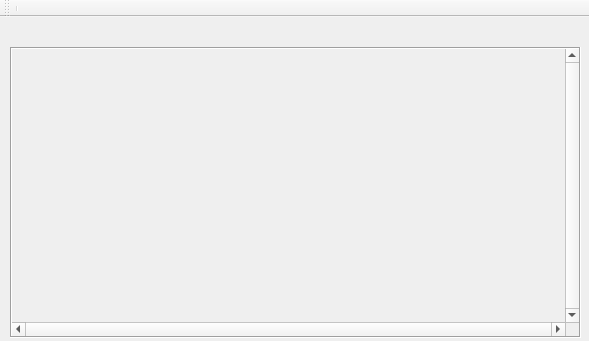
<?xml version="1.0" encoding="UTF-8"?>
<ui version="4.0">
 <class>MainWindow</class>
 <widget class="QMainWindow" name="MainWindow">
  <property name="geometry">
   <rect>
    <x>0</x>
    <y>0</y>
    <width>589</width>
    <height>341</height>
   </rect>
  </property>
  <property name="windowTitle">
   <string>Pic2Net (Linux Ver)</string>
  </property>
  <property name="windowIcon">
   <iconset resource="images.qrc">
    <normaloff>:/res/pen.jpg</normaloff>:/res/pen.jpg</iconset>
  </property>
  <widget class="QWidget" name="centralWidget">
   <widget class="QScrollArea" name="scrollArea">
    <property name="geometry">
     <rect>
      <x>10</x>
      <y>30</y>
      <width>571</width>
      <height>291</height>
     </rect>
    </property>
    <property name="frameShape">
     <enum>QFrame::Box</enum>
    </property>
    <property name="frameShadow">
     <enum>QFrame::Sunken</enum>
    </property>
    <property name="lineWidth">
     <number>1</number>
    </property>
    <property name="verticalScrollBarPolicy">
     <enum>Qt::ScrollBarAlwaysOn</enum>
    </property>
    <property name="horizontalScrollBarPolicy">
     <enum>Qt::ScrollBarAlwaysOn</enum>
    </property>
    <property name="widgetResizable">
     <bool>false</bool>
    </property>
    <widget class="QWidget" name="scrollAreaWidgetContents">
     <property name="geometry">
      <rect>
       <x>0</x>
       <y>0</y>
       <width>372</width>
       <height>212</height>
      </rect>
     </property>
    </widget>
   </widget>
  </widget>
  <widget class="QToolBar" name="toolBar">
   <property name="windowTitle">
    <string>toolBar</string>
   </property>
   <attribute name="toolBarArea">
    <enum>TopToolBarArea</enum>
   </attribute>
   <attribute name="toolBarBreak">
    <bool>false</bool>
   </attribute>
   <addaction name="separator"/>
  </widget>
 </widget>
 <layoutdefault spacing="6" margin="11"/>
 <resources>
  <include location="images.qrc"/>
 </resources>
 <connections/>
</ui>
